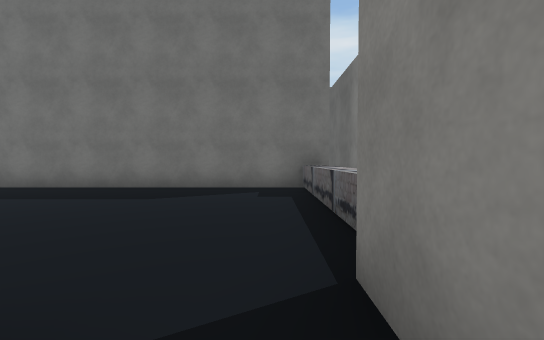
[1] (above)

24 first-person views from a walk through a 3-D level made in the Unity game engine. The camera is 1.3 m above the floor, tilts 2° down and sees 90° across. The floor is counted in squares, 2 m on a side. Each view is taken from the middle of a square. On the plan, view 1 faces up. The plan holds only what a view shows up to about 9 squares ahead; the rest is blank. The place goes on beyond the plan. Some surface patterns are stand-ins.

[2]
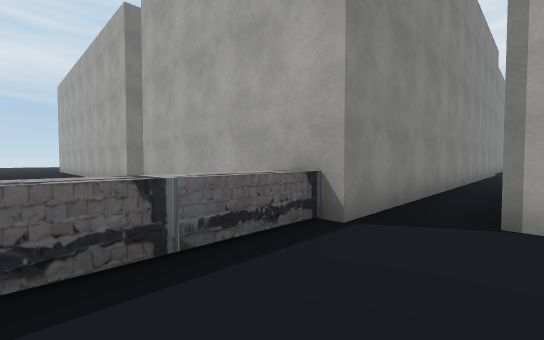

[3]
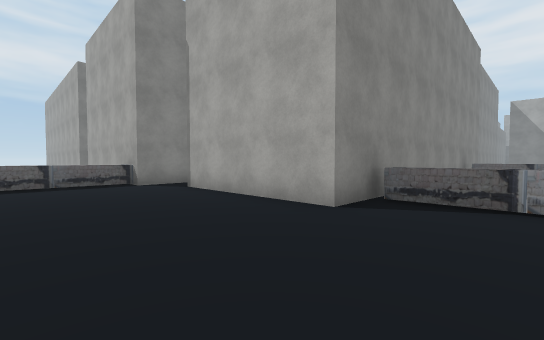

[4]
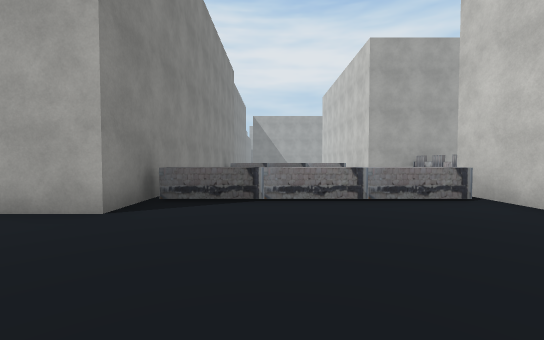

[5]
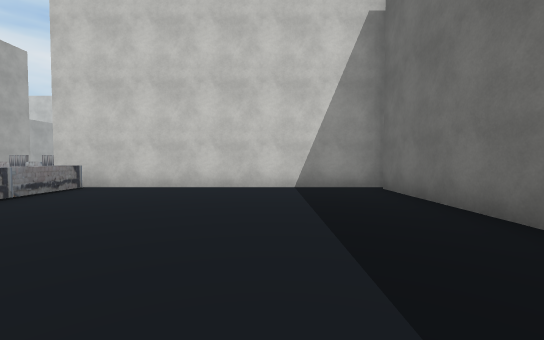

[6]
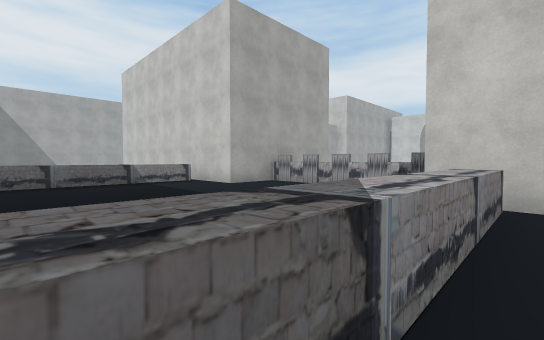

[7]
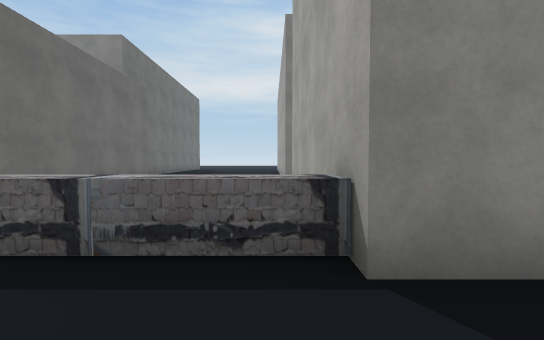

[8]
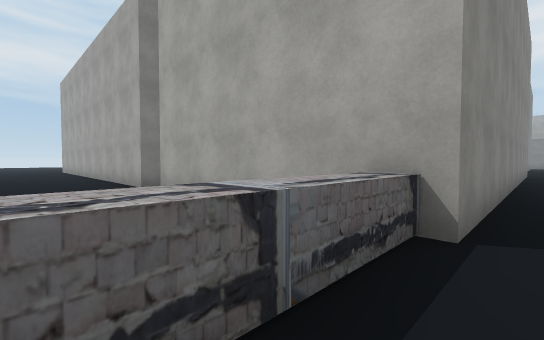

[9]
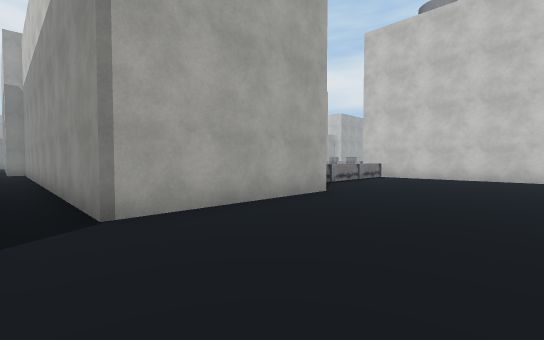

[10]
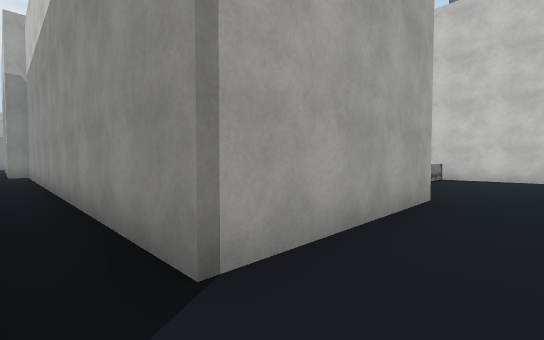

[11]
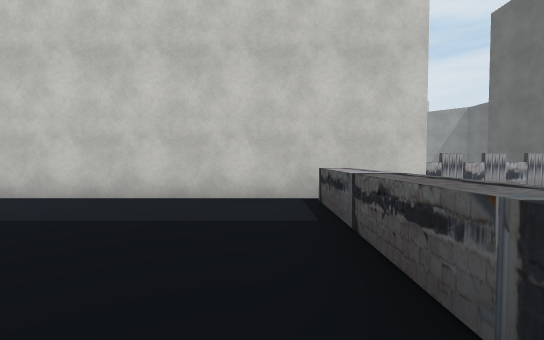

[12]
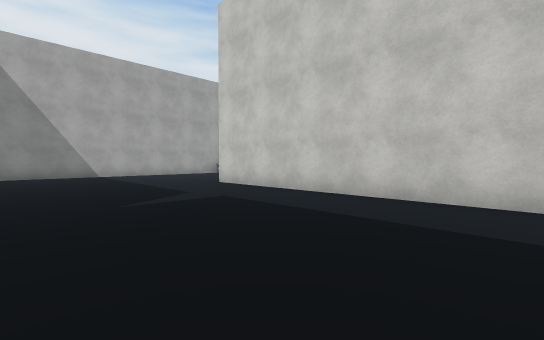

[13]
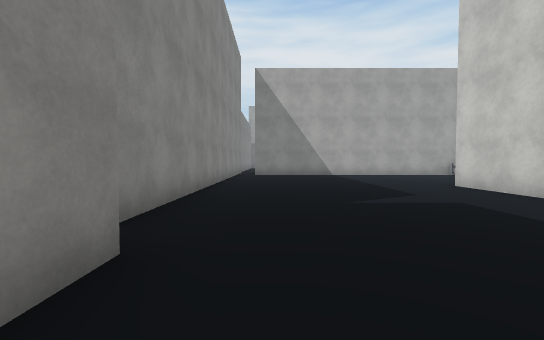

[14]
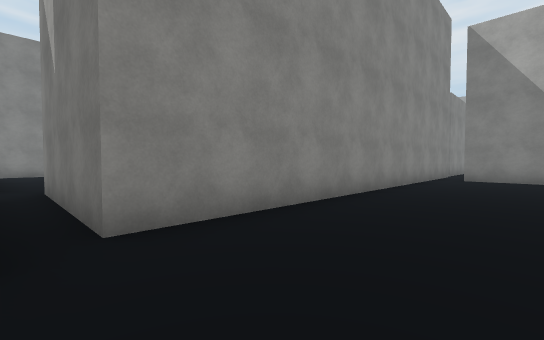

[15]
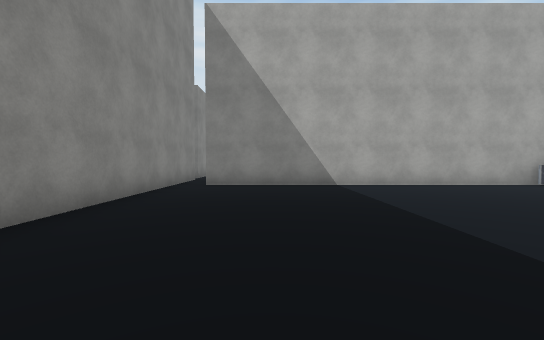

[16]
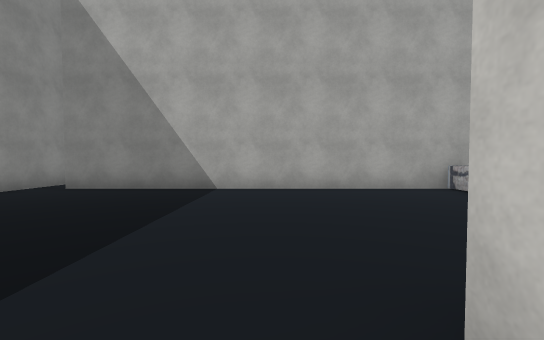

[17]
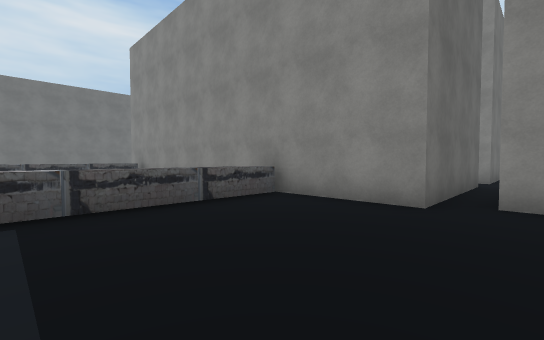

[18]
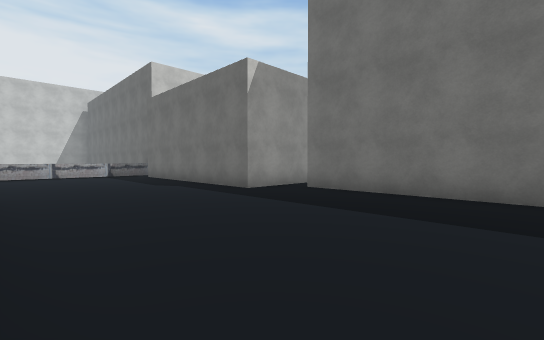

[19]
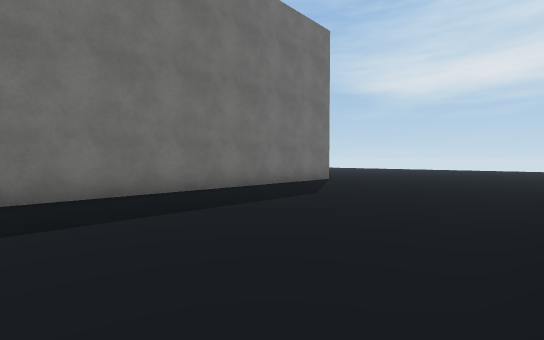

[20]
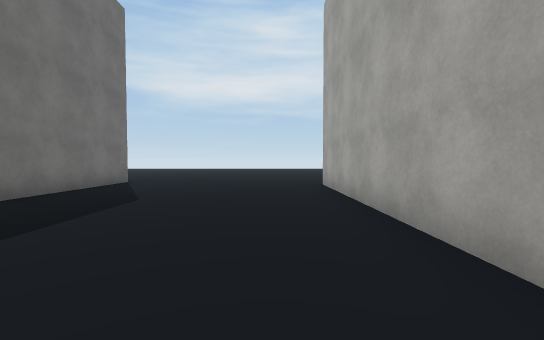

[21]
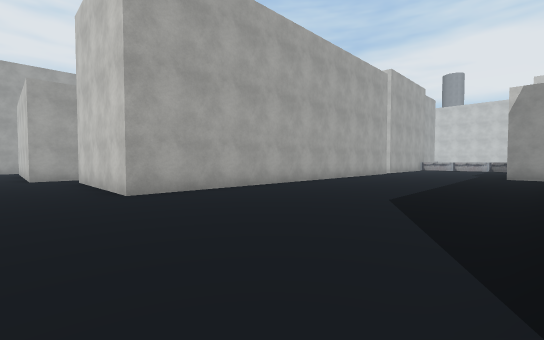

[22]
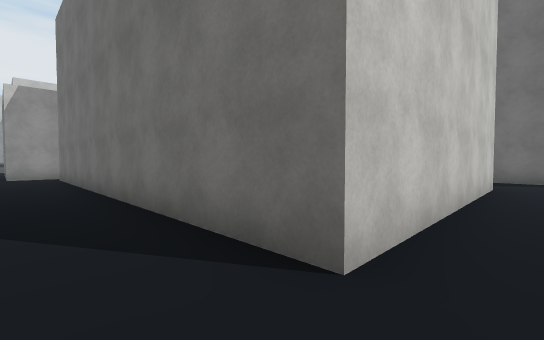

[23]
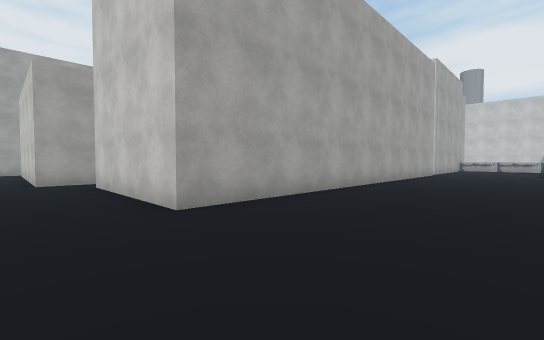

[24]
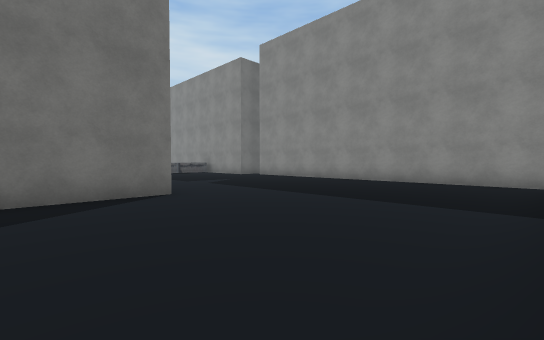

### Floor plan
Key: @ floor where view 1 was taken; # wall or solid block; x gap in a wall; . floor; ^ raised ledge.
Columns run from 13 left of view 1 to 20 right of it. Each row starts with its distance up from view 1.
 17                                 ##
 16                                 ..
 15                                 ..
 14                                 ..
 13                                 #.
 12                                 #.
 11                                 #.
 10                                 #.
  9                #     #          #.
  8                #     ############.
  7   ####################............
  6   #...........^  .................
  5   #...........^ ..................
  4   #...........^...................
  3   #...........^...................
  2   #...........^...................
  1   #...........##################..
  0   #.....#####@#                #..
 -1   #^^^^^#   #.#                #..
 -2  #      #   #.#                #..
 -3  x      #   #.#                ...
 -4  x      #   #.#                ##.
 -5  x......#   #.#                 #.
 -6  ##.....#   #.#                 #.
 -7   # ....#   #.#                 #.
 -8   #^^^^^#   #.#
 -9   #.....#   #.
-10   #.....#####.
-11   #...........###
-12   #......####....
-13   #......#
-14   #......#
-15   #......#
-16 ###......#
-17 .........#
-18 .........#
-19 .........#
-20 .........#
-21 .........#
-22 ########.#

Positions as (right, up) in squares from view 1, and headings:
1: (0, 0), facing up
2: (-1, 4), facing down-right
3: (-7, 4), facing down-right
4: (-7, 4), facing down
5: (-4, 4), facing left
6: (-6, 0), facing down-left
7: (-1, 2), facing right
8: (0, 4), facing down-right
9: (0, 4), facing down-left
10: (0, 2), facing down-left
11: (-6, -9), facing left
12: (-6, -9), facing down-left
13: (-6, -9), facing down
14: (-7, -11), facing down-right
15: (-7, -14), facing down
16: (-10, -15), facing down
17: (-9, -12), facing up-right
18: (13, 2), facing up-left
19: (11, 2), facing up-right
20: (11, 3), facing right
21: (20, 7), facing down-left
22: (20, 6), facing up-left
23: (20, 5), facing down-left
24: (-13, -21), facing up-right
